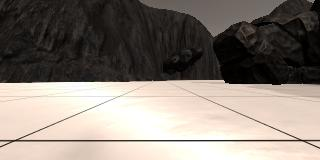
#> input picture example_grid1.jpg, 320 x 160 px
$ python warp_map.py
#> lines starting #> are read from the running program, lines starting #| are printed output that depends on the picture; after the words box and inside, x2 and y2 are one past the last pixel; in counts of white or black regions, pixels touching at a corner belong together
### perspective_transform_solution.py
import matplotlib.pyplot as plt
import matplotlib.image as mpimg
import numpy as np
import cv2

# Load the example grid image
image = mpimg.imread('example_grid1.jpg')
#> image is the input picture: shape (160, 320, 3); mean R, G, B 135.1, 126.3, 118.3

# Convert image to BGR format (OpenCV uses BGR, not RGB)
image_cv = cv2.cvtColor((image * 255).astype(np.uint8), cv2.COLOR_RGB2BGR)

def perspect_transform(img, src, dst):
    """
    Apply perspective transform to an image

    Args:
        img: Input image
        src: Source points (4 corners)
        dst: Destination points (4 corners)

    Returns:
        warped: Transformed image
    """
    # Get transform matrix using cv2.getPerspectiveTransform()
    M = cv2.getPerspectiveTransform(src, dst)
    # Warp image using cv2.warpPerspective()
    # keep same size as input image
    warped = cv2.warpPerspective(img, M, (img.shape[1], img.shape[0]))
    # Return the result
    return warped

# Define calibration box in source (actual) and destination (desired) coordinates
# These source and destination points are defined to warp the image
# to a grid where each 10x10 pixel square represents 1 square meter
dst_size = 5
# Set a bottom offset to account for the fact that the bottom of the image
# is not the position of the rover but a bit in front of it
bottom_offset = 6

# Source points - the 4 corners of a grid cell in the original image
source = np.float32([[14, 140], [301, 140], [200, 96], [118, 96]])

# Destination points - create a square at the bottom center of the output image
destination = np.float32([
    [image.shape[1]/2 - dst_size, image.shape[0] - bottom_offset],
    [image.shape[1]/2 + dst_size, image.shape[0] - bottom_offset],
    [image.shape[1]/2 + dst_size, image.shape[0] - 2*dst_size - bottom_offset],
    [image.shape[1]/2 - dst_size, image.shape[0] - 2*dst_size - bottom_offset]
])

# Apply the perspective transform
warped = perspect_transform(image, source, destination)

# Make copies for drawing (so we don't modify original)
image_marked = image.copy()
warped_marked = warped.copy()

# [15 lines of commented-out code are left out]

### perception_step.py
import matplotlib.image as mpimg
import matplotlib.pyplot as plt

filename = 'sample.jpg'
image = mpimg.imread(filename)
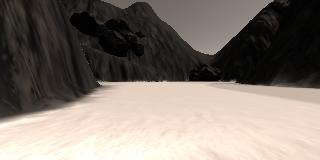
#> input picture sample.jpg, 320 x 160 px
#> image is the input picture: shape (160, 320, 3); mean R, G, B 128.4, 119, 110.8
# plt.imshow(image)
# plt.show()

import numpy as np

# print(image.dtype, image.shape, np.min(image), np.max(image))

red_channel = np.copy(image)
red_channel[:, :, [1, 2]] = 0
green_channel = np.copy(image)
green_channel[:, :, [0, 2]] = 0
blue_channel = np.copy(image)
blue_channel[:, :, [0, 1]] = 0
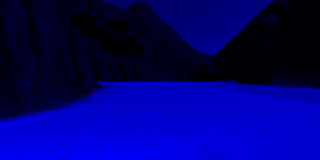
#> blue_channel: shape (160, 320, 3); mean R, G, B 0, 0, 110.8


# [8 lines of commented-out code are left out]

def color_thresh(img, rgb_thresh=(0, 0, 0)):
#> called with rgb_thresh = (160, 160, 160)
    color_select = np.zeros_like(img[:, :, 0])

    above_thresh = (img[:, :, 0] > rgb_thresh[0]) \
                   & (img[:, :, 1] > rgb_thresh[1]) \
                   & (img[:, :, 2] > rgb_thresh[2])
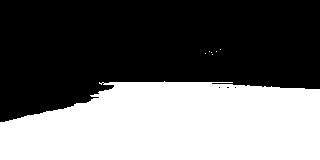
#> above_thresh: shape (160, 320) bool; 42.2% white; 7 white regions (6 under 20 px), largest, box (x1, y1, x2, y2) and area: (0, 81, 320, 160) 21581

    color_select[above_thresh] = 1

    return color_select


red_threshold = 160
green_threshold = 160
blue_threshold = 160

rgb_threshold = (red_threshold, green_threshold, blue_threshold)

color_select = color_thresh(image, rgb_thresh=rgb_threshold)


# [10 lines of commented-out code are left out]

# [19 lines left out: functions rotate_pix, translate_pix, not called in this run]

### warp_map.py
import matplotlib.pyplot as plt
import matplotlib.image as mpimg

from perspective_transform_solution import  perspect_transform, source, destination
from perception_step import color_thresh

# Read in the same sample image as before
image = mpimg.imread('sample.jpg')

warped = perspect_transform(image, source, destination)
#> in perspect_transform (call 2), `warped = cv2.warpPerspective(img, M, (img.shape[1], img.shape[0]))`:
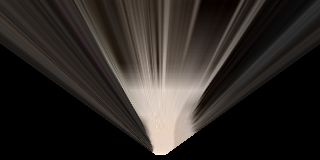
#> warped: shape (160, 320, 3); mean R, G, B 44.4, 39.7, 36.2
colorsel = color_thresh(warped, rgb_thresh=(160, 160, 160))
#> call 2 of color_thresh, with rgb_thresh = (160, 160, 160)
#> in color_thresh (call 2), `above_thresh = (img[:, :, 0] > rgb_thresh[0]) \ & (img[:, :, 1] > rgb_..`:
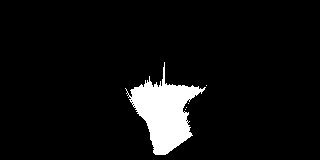
#> above_thresh: shape (160, 320) bool; 6.3% white; 5 white regions (4 under 20 px), largest, box (x1, y1, x2, y2) and area: (125, 62, 206, 155) 3233

# Plot the result
plt.imshow(colorsel, cmap='gray')
plt.show()

ypos, xpos = colorsel.nonzero()
#> ypos = 3237 values from 62 to 154; xpos = 3237 values, max 206 at index 133, min 125 at index 251, mean 164.1
plt.plot(xpos, ypos, '.')
plt.xlim(0, 320)
plt.ylim(0, 160)
plt.show()
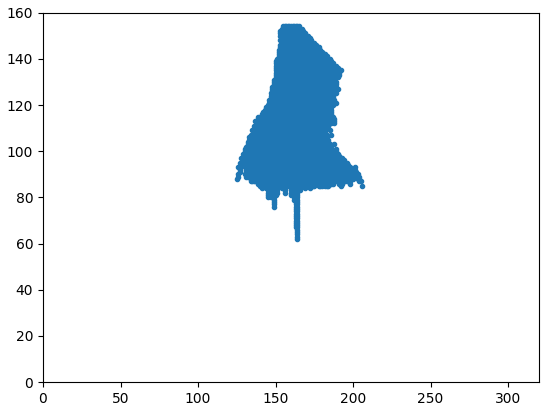
#> figure drawn by matplotlib, 1 panel

def rover_coords(binary_img):

    # Get non-zero pixel positions
    ypos, xpos = binary_img.nonzero()
#> ypos = 3237 values from 62 to 154

    # Convert image coordinates to rover-centric coordinates
    x_pixel = (binary_img.shape[0] - ypos).astype(float)
#> x_pixel = 3237 values, max 98 at index 0, min 6 at index 3226, mean 47.85
    y_pixel = (binary_img.shape[1] / 2 - xpos).astype(float)
#> y_pixel = 3237 values, max 35 at index 251, min -46 at index 133, mean -4.06

    return x_pixel, y_pixel
    xpix, ypix = rover_coords(colorsel)

xpix, ypix = rover_coords(colorsel)
#> xpix has the same summary as x_pixel in rover_coords; ypix has the same summary as y_pixel in rover_coords

plt.figure(figsize=(5, 7.5))
plt.plot(xpix, ypix, '.')
plt.ylim(-160, 160)
plt.xlim(0, 160)
plt.title('Rover-centric map')
plt.show()
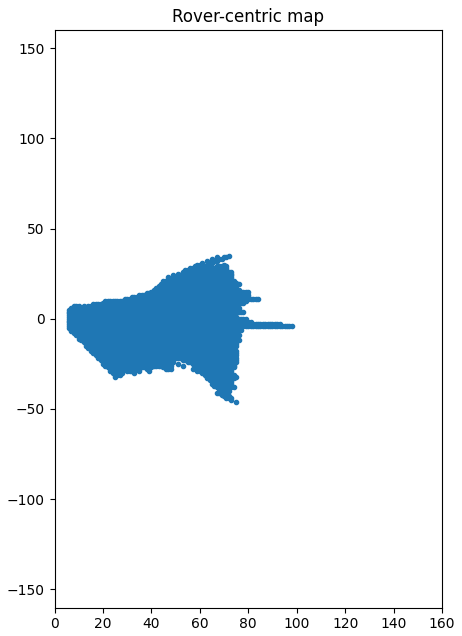
#> figure drawn by matplotlib, 1 panel
